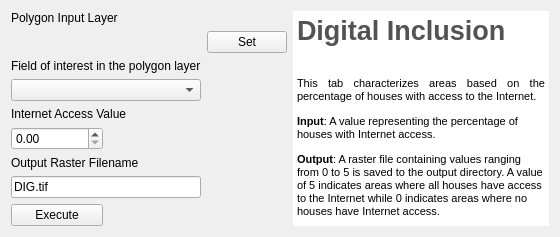
         <widget class="QWidget" name="tab_31">
          <attribute name="title">
           <string>Digital Inclusion</string>
          </attribute>
          <layout class="QGridLayout" name="gridLayout_20">
           <item row="0" column="0" colspan="2">
            <widget class="QLabel" name="label_81">
             <property name="maximumSize">
              <size>
               <width>16777215</width>
               <height>50</height>
              </size>
             </property>
             <property name="text">
              <string>Polygon Input Layer</string>
             </property>
            </widget>
           </item>
           <item row="1" column="0" colspan="2">
            <widget class="QgsFileWidget" name="DIG_Input_Field">
             <property name="toolTip">
              <string>&lt;html&gt;&lt;head/&gt;&lt;body&gt;&lt;p&gt;&lt;span style=&quot; font-weight:600;&quot;&gt;Education Facility Point Layer&lt;/span&gt;&lt;/p&gt;&lt;/body&gt;&lt;/html&gt;</string>
             </property>
            </widget>
           </item>
           <item row="1" column="2">
            <widget class="QPushButton" name="DIG_Set_PB">
             <property name="text">
              <string>Set</string>
             </property>
            </widget>
           </item>
           <item row="2" column="0" colspan="2">
            <widget class="QLabel" name="label_77">
             <property name="maximumSize">
              <size>
               <width>16777215</width>
               <height>50</height>
              </size>
             </property>
             <property name="text">
              <string>Field of interest in the polygon layer</string>
             </property>
            </widget>
           </item>
           <item row="3" column="0" colspan="2">
            <widget class="QComboBox" name="DIG_rasField_CB">
             <property name="toolTip">
              <string>&lt;html&gt;&lt;head/&gt;&lt;body&gt;&lt;p&gt;&lt;span style=&quot; font-weight:600;&quot;&gt;Education Facility Point Layer Field&lt;/span&gt;&lt;/p&gt;&lt;/body&gt;&lt;/html&gt;</string>
             </property>
            </widget>
           </item>
           <item row="4" column="0" colspan="2">
            <widget class="QLabel" name="label_124">
             <property name="maximumSize">
              <size>
               <width>16777215</width>
               <height>50</height>
              </size>
             </property>
             <property name="text">
              <string>Internet Access Value</string>
             </property>
            </widget>
           </item>
           <item row="5" column="0">
            <widget class="QDoubleSpinBox" name="DIG_User_Value_Input"/>
           </item>
           <item row="6" column="0" colspan="2">
            <widget class="QLabel" name="label_126">
             <property name="maximumSize">
              <size>
               <width>16777215</width>
               <height>50</height>
              </size>
             </property>
             <property name="text">
              <string>Output Raster Filename</string>
             </property>
            </widget>
           </item>
           <item row="7" column="0" colspan="2">
            <widget class="QgsFilterLineEdit" name="DIG_Output_Field">
             <property name="text">
              <string>DIG.tif</string>
             </property>
             <property name="qgisRelation" stdset="0">
              <string notr="true"/>
             </property>
            </widget>
           </item>
           <item row="8" column="0">
            <widget class="QPushButton" name="DIG_Execute_PB">
             <property name="text">
              <string>Execute</string>
             </property>
            </widget>
           </item>
           <item row="8" column="1">
            <widget class="QLabel" name="DIG_status">
             <property name="text">
              <string/>
             </property>
            </widget>
           </item>
           <item row="0" column="3" rowspan="9">
            <widget class="QTextEdit" name="textEdit_29">
             <property name="enabled">
              <bool>true</bool>
             </property>
             <property name="maximumSize">
              <size>
               <width>16777215</width>
               <height>1200</height>
              </size>
             </property>
             <property name="frameShape">
              <enum>QFrame::NoFrame</enum>
             </property>
             <property name="readOnly">
              <bool>true</bool>
             </property>
             <property name="html">
              <string>&lt;!DOCTYPE HTML PUBLIC &quot;-//W3C//DTD HTML 4.0//EN&quot; &quot;http://www.w3.org/TR/REC-html40/strict.dtd&quot;&gt;
&lt;html&gt;&lt;head&gt;&lt;meta name=&quot;qrichtext&quot; content=&quot;1&quot; /&gt;&lt;style type=&quot;text/css&quot;&gt;
p, li { white-space: pre-wrap; }
&lt;/style&gt;&lt;/head&gt;&lt;body style=&quot; font-family:'MS Shell Dlg 2'; font-size:8.25pt; font-weight:400; font-style:normal;&quot;&gt;
&lt;p align=&quot;justify&quot; style=&quot; margin-top:0px; margin-bottom:0px; margin-left:0px; margin-right:0px; -qt-block-indent:0; text-indent:0px;&quot;&gt;&lt;span style=&quot; font-size:20pt; font-weight:600; color:#535353;&quot;&gt;Digital Inclusion&lt;/span&gt;&lt;/p&gt;
&lt;p align=&quot;justify&quot; style=&quot;-qt-paragraph-type:empty; margin-top:0px; margin-bottom:0px; margin-left:0px; margin-right:0px; -qt-block-indent:0; text-indent:0px; font-size:20pt; font-weight:600; color:#535353;&quot;&gt;&lt;br /&gt;&lt;/p&gt;
&lt;p align=&quot;justify&quot; style=&quot; margin-top:0px; margin-bottom:0px; margin-left:0px; margin-right:0px; -qt-block-indent:0; text-indent:0px;&quot;&gt;&lt;span style=&quot; font-size:8pt;&quot;&gt;This tab characterizes areas based on the percentage of houses with access to the Internet. &lt;/span&gt;&lt;/p&gt;
&lt;p style=&quot; margin-top:12px; margin-bottom:12px; margin-left:0px; margin-right:0px; -qt-block-indent:0; text-indent:0px;&quot;&gt;&lt;span style=&quot; font-size:8pt; font-weight:600;&quot;&gt;Input&lt;/span&gt;&lt;span style=&quot; font-size:8pt;&quot;&gt;: A value representing the percentage of houses with Internet access. &lt;/span&gt;&lt;/p&gt;
&lt;p style=&quot; margin-top:12px; margin-bottom:12px; margin-left:0px; margin-right:0px; -qt-block-indent:0; text-indent:0px;&quot;&gt;&lt;span style=&quot; font-size:8pt; font-weight:600;&quot;&gt;Output&lt;/span&gt;&lt;span style=&quot; font-size:8pt;&quot;&gt;: A raster file containing values ranging from 0 to 5 is saved to the output directory. A value of 5 indicates areas where all houses have access to the Internet while 0 indicates areas where no houses have Internet access. &lt;/span&gt;&lt;/p&gt;&lt;/body&gt;&lt;/html&gt;</string>
             </property>
            </widget>
           </item>
          </layout>
         </widget>
